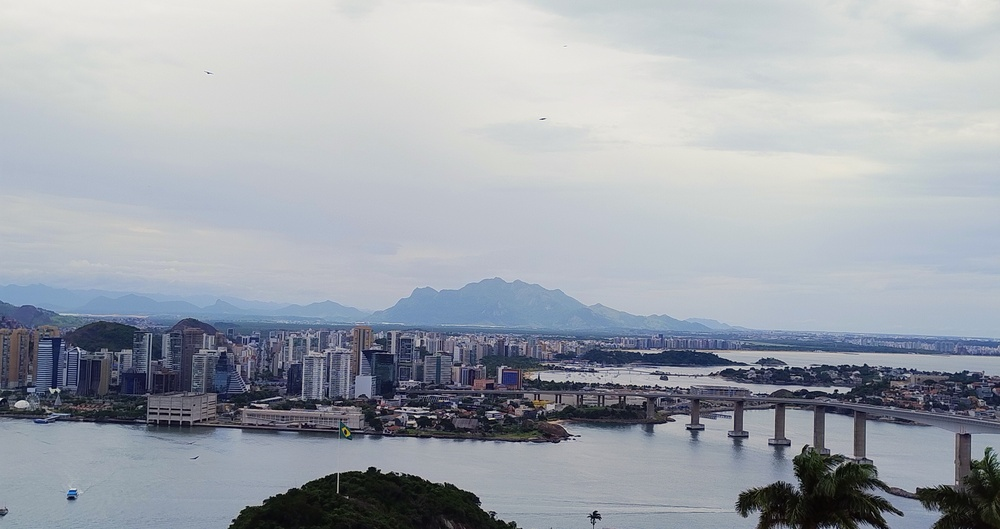
#> input picture Visualizacao_de_Dados/figuras/cidade_vitoria.jpg, 1000 x 529 px, shrunk from 4080 x 2160 before the run
$ python atividade2_6_histograma_tons_cinza.py ../figuras/cidade_vitoria.jpg
#> lines starting #> are read from the running program, lines starting #| are printed output that depends on the picture
from PIL import Image
import matplotlib.pyplot as plt
import numpy as np
import sys

# Carrega a imagem
#img = Image.open('../figuras/cidade_vitoria.jpg')
img = Image.open(sys.argv[1])
#> img is the input picture: PIL image 1000x529 RGB; mean R, G, B 159.9, 165.4, 173.5


# Converte a imagem para tons de cinza
img_cinza = img.convert('L')
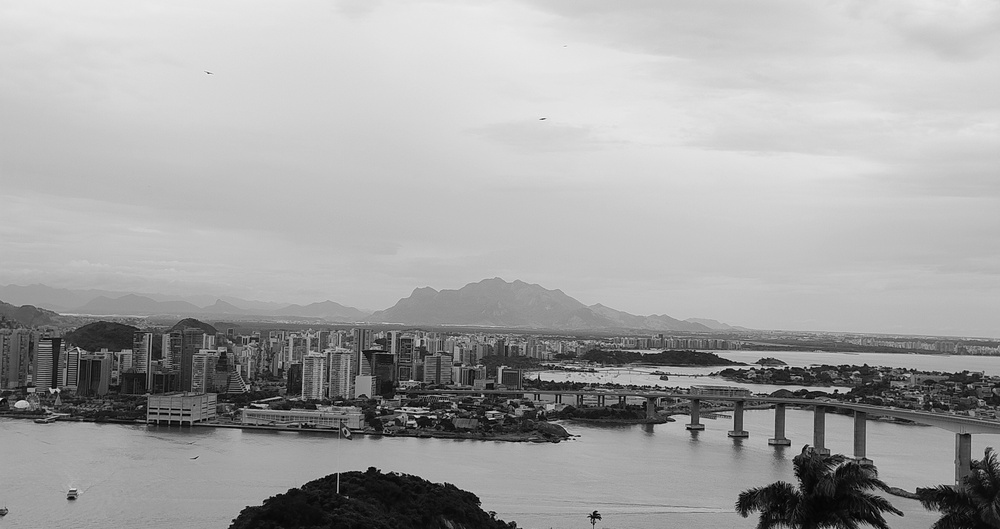
#> img_cinza: PIL image 1000x529 L; min 0, max 250, mean 164.7

# Converte a imagem para um array numpy
img_array = np.array(img_cinza)

# Gerar histograma para a imagem em tons de cinza
plt.hist(img_array.ravel(), bins=256, color='gray', alpha=0.6)
plt.title('Histograma da imagem em tons de cinza')
plt.xlim([0, 255])
plt.show()
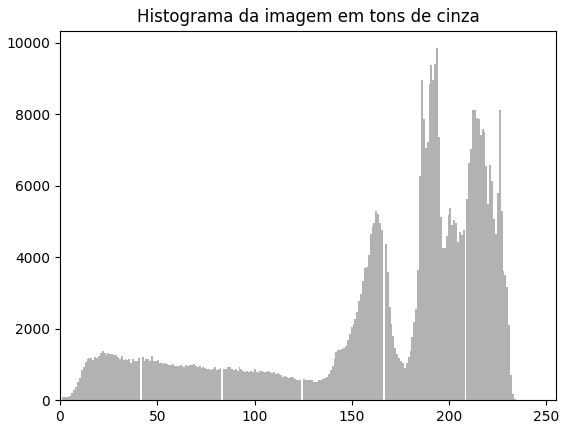
#> figure drawn by matplotlib, 1 panel; tallest bar 9846 high, from x = 193.4 to 194.3

$ run again, with Visualizacao_de_Dados/figuras/mar_vitoria.jpg copied over Visualizacao_de_Dados/figuras/cidade_vitoria.jpg
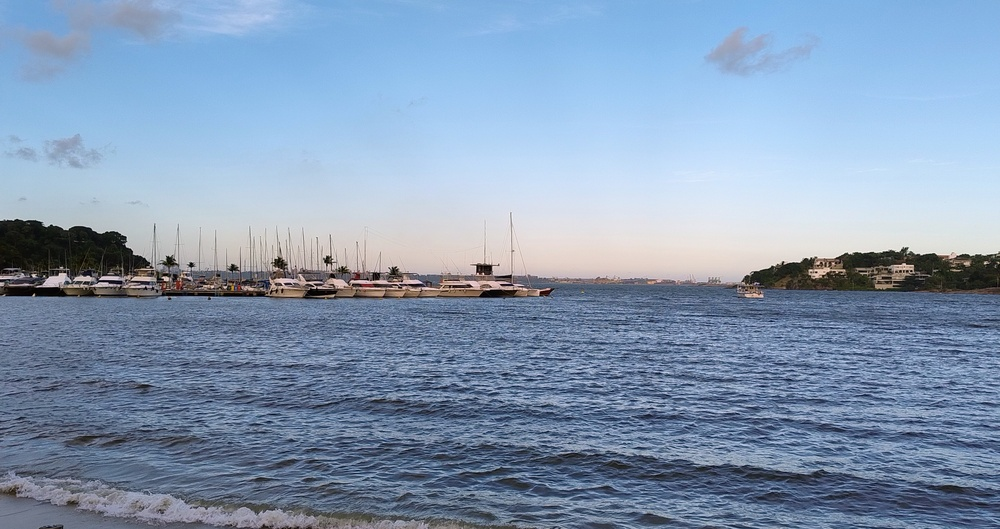
#> input picture Visualizacao_de_Dados/figuras/mar_vitoria.jpg, 1000 x 529 px, shrunk from 4080 x 2160 before the run
#> img is the input picture: PIL image 1000x529 RGB; mean R, G, B 132.9, 154.1, 180.3
#> `img_cinza = img.convert('L')`:
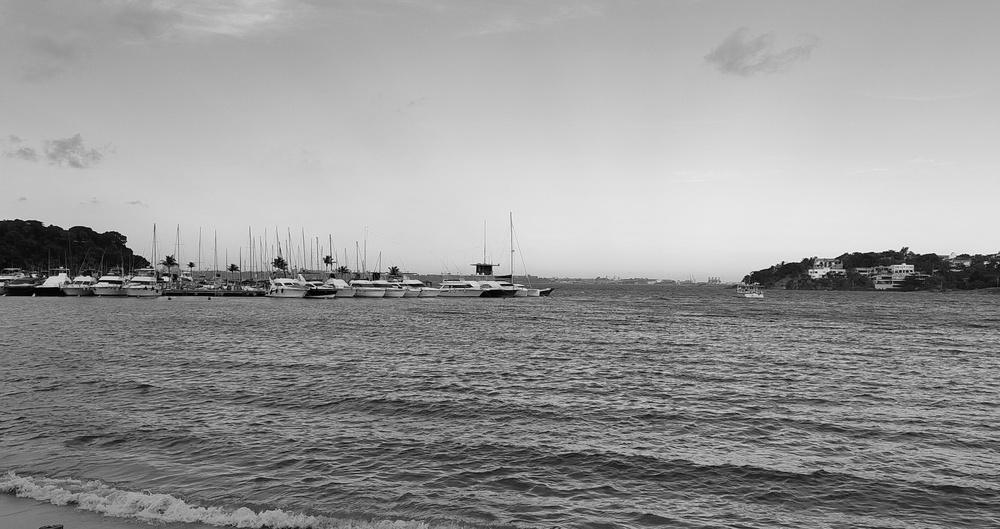
#> img_cinza: PIL image 1000x529 L; min 0, max 252, mean 150.8
#> `plt.show()`:
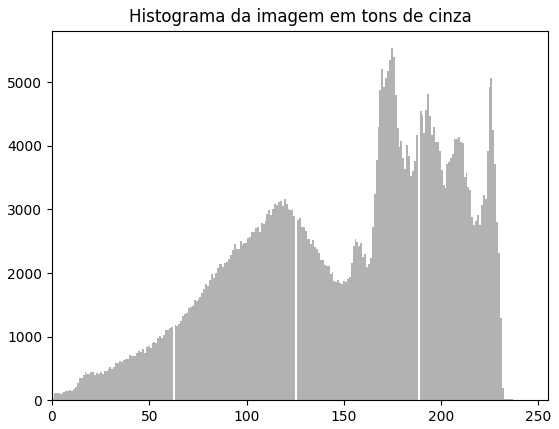
#> figure drawn by matplotlib, 1 panel; tallest bar 5535 high, from x = 174.2 to 175.2
